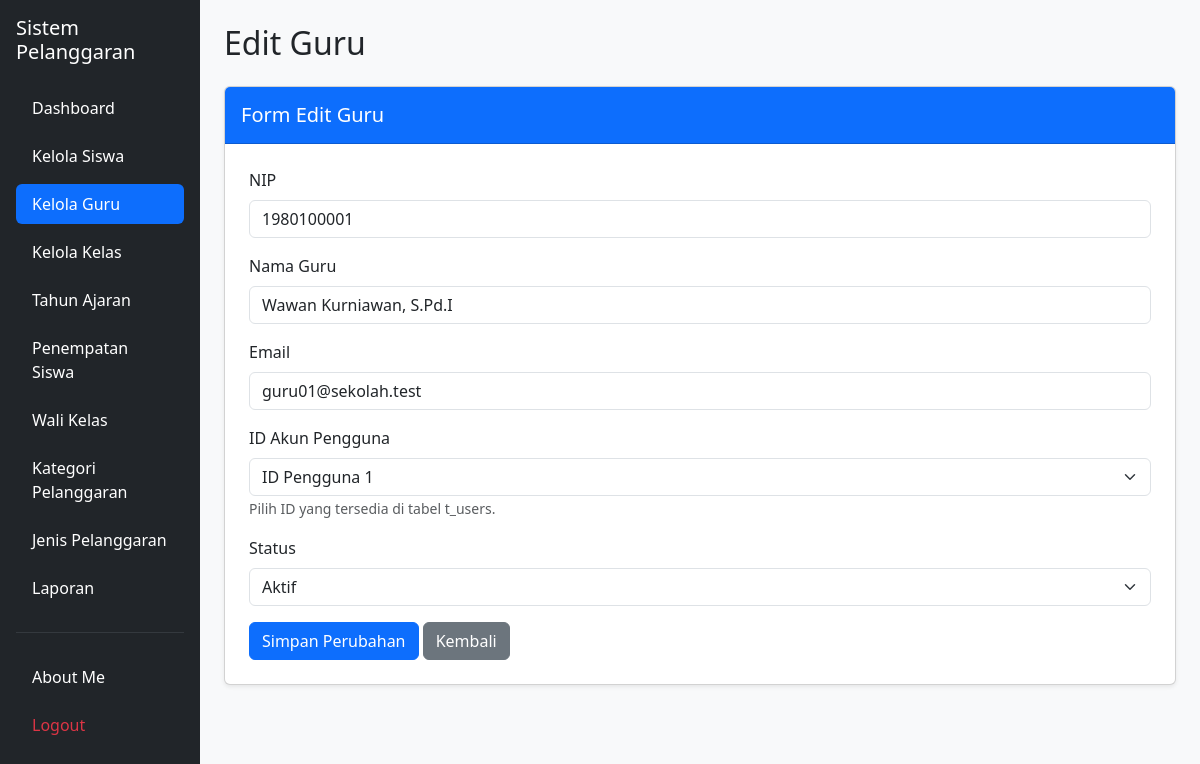
Page /edit_guru.php?id=1 (signed in) on the committed database.
### tables this page shows
CREATE TABLE `t_guru` (
  `id` int(11) NOT NULL,
  `nip` varchar(30) NOT NULL,
  `nama` varchar(150) NOT NULL,
  `email` varchar(150) NOT NULL,
  `status_aktif` tinyint(1) NOT NULL,
  `user_id` int(11) NOT NULL,
  `created_at` timestamp NULL DEFAULT current_timestamp(),
  `update_at` timestamp NULL DEFAULT current_timestamp()
);

### edit_guru.php (the view, shortened to what this page needs)
<?php
include "config/koneksi.php";
$id = isset($_GET['id']) ? (int) $_GET['id'] : 0;
$stmt = mysqli_prepare(
    $koneksi,
    "SELECT * FROM t_guru WHERE id = ?"
);
mysqli_stmt_bind_param($stmt, "i", $id);
mysqli_stmt_execute($stmt);
$result = mysqli_stmt_get_result($stmt);
$data = mysqli_fetch_assoc($result);
$users = mysqli_query(
    $koneksi,
    "SELECT id FROM t_users ORDER BY id ASC"
);
?>
<!DOCTYPE html>
<html lang="id">
<head>
    <link
        href="https://cdn.jsdelivr.net/npm/bootstrap@5.3.8/dist/css/bootstrap.min.css"
        rel="stylesheet">
</head>
<body class="bg-light">
<div class="container-fluid">
    <div class="row">
        <aside class="col-md-3 col-lg-2 bg-dark min-vh-100 p-3">
            <h5 class="text-white mb-4">
                Sistem Pelanggaran
            </h5>
            <ul class="nav nav-pills flex-column gap-2">
                <li class="nav-item">
                    <a href="dashboard.php" class="nav-link text-white">
                        Dashboard
                    </a>
                </li>
                <li class="nav-item">
                    <a href="siswa.php" class="nav-link text-white">
                        Kelola Siswa
                    </a>
                </li>
                <li class="nav-item">
                    <a href="guru.php" class="nav-link active">
                        Kelola Guru
                    </a>
                </li>
                <li class="nav-item">
                    <a href="kelas.php" class="nav-link text-white">
                        Kelola Kelas
                    </a>
                </li>
                <li class="nav-item">
                    <a href="tahun_ajaran.php" class="nav-link text-white">
                        Tahun Ajaran
                    </a>
                </li>
                <li class="nav-item">
                    <a href="penempatan_siswa.php" class="nav-link text-white">
                        Penempatan Siswa
                    </a>
                </li>
                <li class="nav-item">
                    <a href="wali_kelas.php" class="nav-link text-white">
                        Wali Kelas
                    </a>
                </li>
                <li class="nav-item">
                    <a href="kategori_pelanggaran.php" class="nav-link text-white">
                        Kategori Pelanggaran
                    </a>
                </li>
                <li class="nav-item">
                    <a href="jenis_pelanggaran.php" class="nav-link text-white">
                        Jenis Pelanggaran
                    </a>
                </li>
                <li class="nav-item">
                    <a href="laporan.php" class="nav-link text-white">
                        Laporan
                    </a>
                </li>
                <hr class="text-secondary">
                <li class="nav-item">
                    <a href="about_me.php" class="nav-link text-white">
                        About Me
                    </a>
                </li>
                <li class="nav-item">
                    <a href="logout.php"
                       class="nav-link text-danger"
                       onclick="return confirm('Yakin ingin logout?')">
                        Logout
                    </a>
                </li>
            </ul>
        </aside>
        <main class="col-md-9 col-lg-10 p-4">
            <h2 class="mb-4">Edit Guru</h2>
            <div class="card shadow-sm">
                <div class="card-header bg-primary text-white py-3">
                    <h5 class="mb-0">Form Edit Guru</h5>
                </div>
                <div class="card-body p-4">
                    <form method="POST">
                        <div class="mb-3">
                            <label class="form-label">NIP</label>
                            <input
                                type="text"
                                name="nip"
                                class="form-control"
                                value="<?= htmlspecialchars($data['nip'] ?? ''); ?>"
                                required>
                        </div>
                        <div class="mb-3">
                            <label class="form-label">Nama Guru</label>
                            <input
                                type="text"
                                name="nama"
                                class="form-control"
                                value="<?= htmlspecialchars($data['nama'] ?? ''); ?>"
                                required>
                        </div>
                        <div class="mb-3">
                            <label class="form-label">Email</label>
                            <input
                                type="email"
                                name="email"
                                class="form-control"
                                value="<?= htmlspecialchars($data['email'] ?? ''); ?>"
                                required>
                        </div>
                        <div class="mb-3">
                            <label class="form-label">
                                ID Akun Pengguna
                            </label>
                            <select
                                name="user_id"
                                class="form-select"
                                required>
                                <?php while ($u = mysqli_fetch_assoc($users)) { ?>
                                    <option
                                        value="<?= (int) $u['id']; ?>"
                                        <?= (int)($data['user_id'] ?? 0) == (int)$u['id'] ? 'selected' : ''; ?>>
                                        ID Pengguna <?= (int)$u['id']; ?>
                                    </option>
                                <?php } ?>
                            </select>
                            <small class="text-muted">
                                Pilih ID yang tersedia di tabel t_users.
                            </small>
                        </div>
                        <div class="mb-3">
                            <label class="form-label">Status</label>
                            <select
                                name="status_aktif"
                                class="form-select"
                                required>
                                <option value="1"
                                    <?= ($data['status_aktif'] ?? 0) == 1 ? 'selected' : ''; ?>>
                                    Aktif
                                </option>
                            </select>
                        </div>
                        <button
                            type="submit"
                            name="update"
                            class="btn btn-primary">
                            Simpan Perubahan
                        </button>
                        <a href="guru.php" class="btn btn-secondary">
                            Kembali
                        </a>
                    </form>
                </div>
            </div>
        </main>
    </div>
</div>
</body>
</html>

### rows in the picture
t_guru: nip "1980100001", nama "Wawan Kurniawan, S.Pd.I", email "guru01@sekolah.test", user_id "ID Pengguna 1", status_aktif "Aktif"
